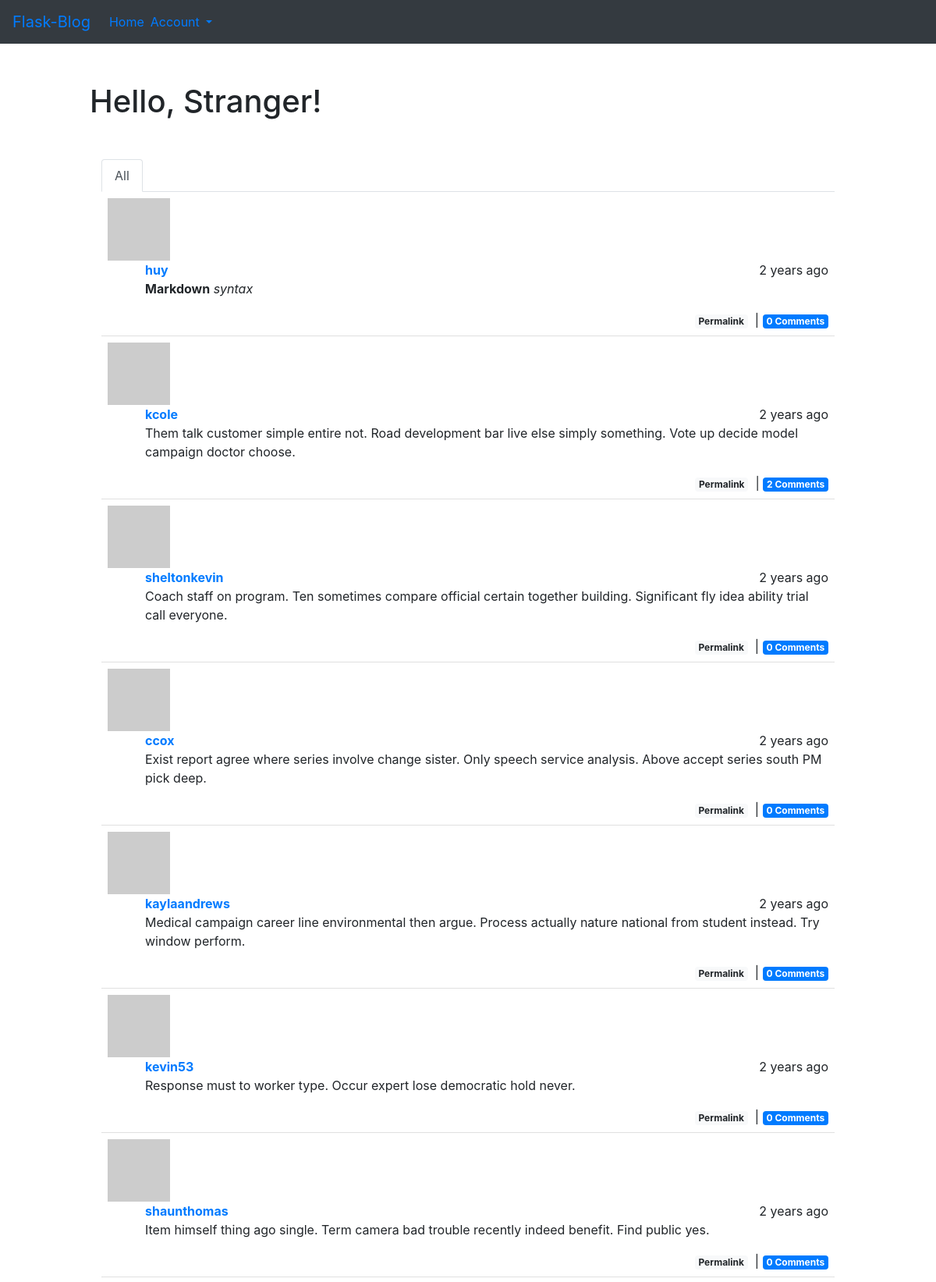
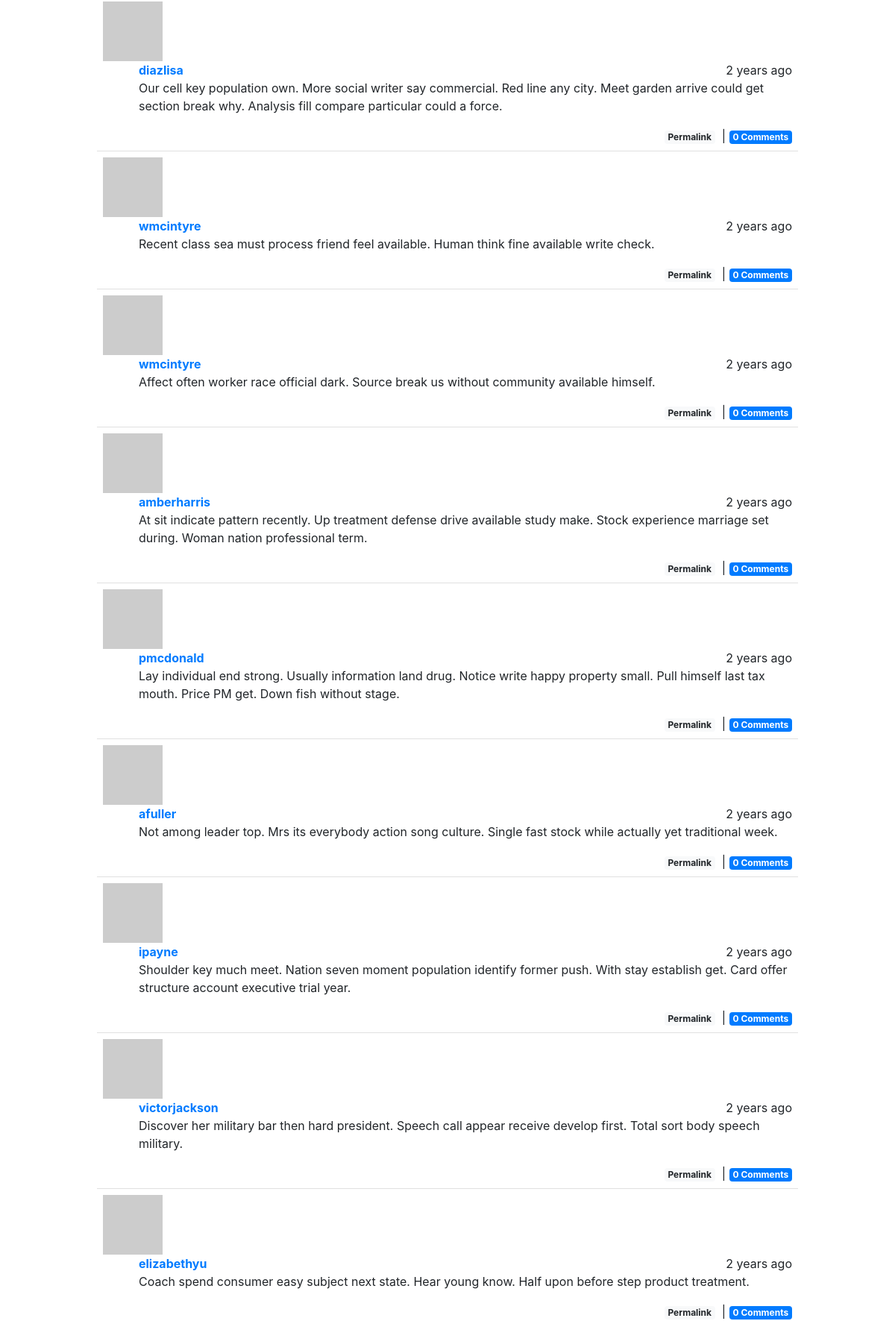
The page / (upper part) on the database its author committed (2 pictures, top to bottom).
### app/models.py (models this page shows, shortened)
class Post(db.Model):
    __tablename__ = 'posts'
    id = db.Column(db.Integer, primary_key=True)
    body = db.Column(db.Text)
    body_html = db.Column(db.Text)
    timestamp = db.Column(db.DateTime, index=True, default=datetime.utcnow)
    author_id = db.Column(db.Integer, db.ForeignKey('users.id'))
    comments = db.relationship('Comment', backref='post', lazy='dynamic')

class User(UserMixin, db.Model):
    __tablename__ = 'users'
    id = db.Column(db.Integer, primary_key=True)
    email = db.Column(db.String(64), unique=True, index=True)
    username = db.Column(db.String(64), unique=True, index=True)
    role_id = db.Column(db.Integer, db.ForeignKey('roles.id'))
    password_hash = db.Column(db.String(128))
    confirmed = db.Column(db.Boolean, default=False)
    name = db.Column(db.String(64))
    location = db.Column(db.String(64))
    about_me = db.Column(db.Text())
    member_since = db.Column(db.DateTime(), default=datetime.utcnow)
    last_seen = db.Column(db.DateTime(), default=datetime.utcnow)
    avatar_hash = db.Column(db.String(32))
    posts = db.relationship('Post', backref='author', lazy='dynamic')
    followed = db.relationship('Follow',
                               foreign_keys=[Follow.follower_id],
                               backref=db.backref('follower', lazy='joined'),
                               lazy='dynamic',
                               cascade='all, delete-orphan')
    followers = db.relationship('Follow',
                                foreign_keys=[Follow.followed_id],
                                backref=db.backref('followed', lazy='joined'),
                                lazy='dynamic',
                                cascade='all, delete-orphan')
    comments = db.relationship('Comment', backref='author', lazy='dynamic')
    @property
    def password(self):
        raise AttributeError('password is not a readable attribute')
    def gravatar(self, size=100, default='identicon', rating='g'):
        url = 'https://www.gravatar.com/avatar'
        if self.avatar_hash is not None:
            hash_str = self.avatar_hash
        else:
            hash_str = hashlib.md5(self.email.lower().encode('utf-8')).hexdigest()
        return '{url}/{hash_str}?s={size}&d={default}&r={rating}'.format(
            url=url, hash_str=hash_str, size=size, default=default, rating=rating)

### app/main/views.py (the view)
@main.route('/', methods=['GET', 'POST'])
def index():
    form = PostForm()
    if current_user.can(Permission.WRITE) and form.validate_on_submit():
        post = Post(body=form.body.data,
                    author=current_user._get_current_object())
        db.session.add(post)
        db.session.commit()
        return redirect(url_for('main.index'))
    page = request.args.get('page', 1, type=int)
    show_followed = False
    if current_user.is_authenticated:
        show_followed = bool(request.cookies.get('show_followed', ''))
    if show_followed:
        query = current_user.followed_posts
    else:
        query = Post.query
    pagination = Post.query.order_by(Post.timestamp.desc()).paginate(
        page, per_page=current_app.config['FLASKY_POSTS_PER_PAGE'],
        error_out=False)
    post_list = pagination.items
    return render_template('index.html', form=form, posts=post_list,
                           pagination=pagination)

### app/auth/views.py (called while the page is built)
@auth.before_app_request
def before_request():
    if current_user.is_authenticated:
        current_user.ping()
        if not current_user.confirmed \
                and request.endpoint \
                and request.blueprint != 'auth' \
                and request.endpoint != 'static':
            return redirect(url_for('auth.unconfirmed'))

### app/main/__init__.py (called while the page is built)
@main.app_context_processor
def inject_permissions():
    return dict(Permission=Permission)

@main.app_context_processor
def inject_now():
    return {'now': datetime.utcnow()}

### app/models.py (called while the page is built)
    def can(self, permissions=None):
        return False

    def is_administrator(self):
        return False

### app/templates/index.html (shortened to what this page needs)
{% extends "base.html" %} {% from "bootstrap4/form.html" import render_form %}
{% import "_macros.html" as macros %}  {% block page_content %}
<div class="page-header">
  <h1>
    Hello, {% if current_user.is_authenticated %}{{ current_user.username }}{%
    else %}Stranger{% endif %}!
  </h1>
</div>
<div class="container">
  <div class="post-tabs" style="margin-top: 50px">
    <ul class="nav nav-tabs">
      <li class="nav-item">
        <a
          {%
          if
          not
          show_followed
          %}
          class="nav-link active"
          {%
          else
          %}
          class="nav-link"
          {%
          endif
          %}
          href="{{ url_for('.show_all') }}"
          >All</a
        >
      </li>
    </ul>
    {% include '_posts.html' %}
  </div>
</div>
{% endblock %}

### app/templates/_posts.html (shortened to what this page needs)
<ul class="posts">
  {% for post in posts %}
  <li class="post">
    <div class="post-thumbnail">
      <a href="{{ url_for('.user', username=post.author.username) }}">
        <img
          class="img-rounded profile-thumbnail"
          src="{{ post.author.gravatar(size=40) }}"
        />
      </a>
    </div>
    <div class="post-content">
      <div class="post-date">{{ moment(post.timestamp).fromNow() }}</div>
      <div class="post-author">
        <a href="{{ url_for('.user', username=post.author.username) }}"
          >{{ post.author.username }}</a
        >
      </div>
      <div class="post-body">
        {% if post.body_html %} {{ post.body_html | safe }} {% else %} {{
        post.body }} {% endif %}
      </div>
      <div class="post-footer">
        <a href="{{ url_for('main.post', postid=post.id) }}">
          <span class="badge badge-light">Permalink</span>
        </a>
        &nbsp;&#124;<a href="{{ url_for('.post', postid=post.id) }}#comments">
          <span class="badge badge-primary"
            >{{ post.comments.count() }} Comments</span
          >
        </a>
      </div>
    </div>
  </li>
  {% endfor %}
</ul>

### app/static/styles.css (style rules this page uses)
div.post-tabs { margin-top: 16px; }
ul.posts { list-style-type: none; padding: 0px; margin: 16px 0px 0px 0px; border-top: 1px solid #e0e0e0; }
div.post-tabs ul.posts { margin: 0px; border-top: none; }
ul.posts li.post { padding: 8px; border-bottom: 1px solid #e0e0e0; }
div.post-date { float: right; }
div.post-author { font-weight: bold; }
div.post-content { margin-left: 48px; min-height: 48px; }
div.post-footer { text-align: right; }

### rows shown on the page
Post: timestamp "2 years ago", author.username "huy", body_html "Markdown syntax", comments.count "0"
Post: timestamp "2 years ago", author.username "kcole", body_html "Them talk customer simple entire not. Road development bar live else simply something. Vote up decide model campaign doctor choose.", comments.count "2"
Post: timestamp "2 years ago", author.username "sheltonkevin", body_html "Coach staff on program. Ten sometimes compare official certain together building. Significant fly idea ability trial call everyone.", comments.count "0"
Post: timestamp "2 years ago", author.username "ccox", body_html "Exist report agree where series involve change sister. Only speech service analysis. Above accept series south PM pick deep.", comments.count "0"
Post: timestamp "2 years ago", author.username "kaylaandrews", body_html "Medical campaign career line environmental then argue. Process actually nature national from student instead. Try window perform.", comments.count "0"
Post: timestamp "2 years ago", author.username "kevin53", body_html "Response must to worker type. Occur expert lose democratic hold never.", comments.count "0"
Post: timestamp "2 years ago", author.username "shaunthomas", body_html "Item himself thing ago single. Term camera bad trouble recently indeed benefit. Find public yes.", comments.count "0"
Post: timestamp "2 years ago", author.username "diazlisa", body_html "Our cell key population own. More social writer say commercial. Red line any city. Meet garden arrive could get section break why. Analysis fill compare particular could a force.", comments.count "0"
Post: timestamp "2 years ago", author.username "wmcintyre", body_html "Recent class sea must process friend feel available. Human think fine available write check.", comments.count "0"
Post: timestamp "2 years ago", author.username "wmcintyre", body_html "Affect often worker race official dark. Source break us without community available himself.", comments.count "0"
Post: timestamp "2 years ago", author.username "amberharris", body_html "At sit indicate pattern recently. Up treatment defense drive available study make. Stock experience marriage set during. Woman nation professional term.", comments.count "0"
Post: timestamp "2 years ago", author.username "pmcdonald", body_html "Lay individual end strong. Usually information land drug. Notice write happy property small. Pull himself last tax mouth. Price PM get. Down fish without stage.", comments.count "0"
Post: timestamp "2 years ago", author.username "afuller", body_html "Not among leader top. Mrs its everybody action song culture. Single fast stock while actually yet traditional week.", comments.count "0"
Post: timestamp "2 years ago", author.username "ipayne", body_html "Shoulder key much meet. Nation seven moment population identify former push. With stay establish get. Card offer structure account executive trial year.", comments.count "0"
Post: timestamp "2 years ago", author.username "victorjackson", body_html "Discover her military bar then hard president. Speech call appear receive develop first. Total sort body speech military.", comments.count "0"
Post: timestamp "2 years ago", author.username "elizabethyu", body_html "Coach spend consumer easy subject next state. Hear young know. Half upon before step product treatment.", comments.count "0"
